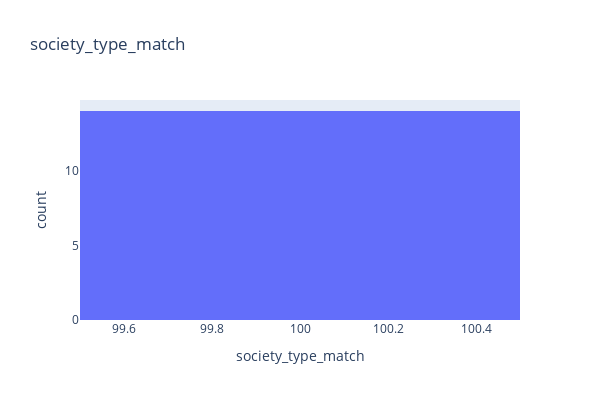
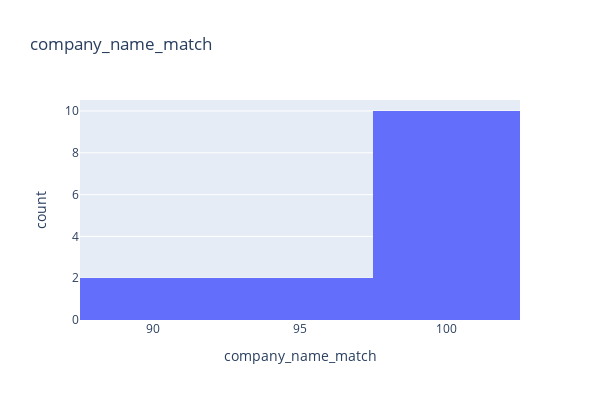
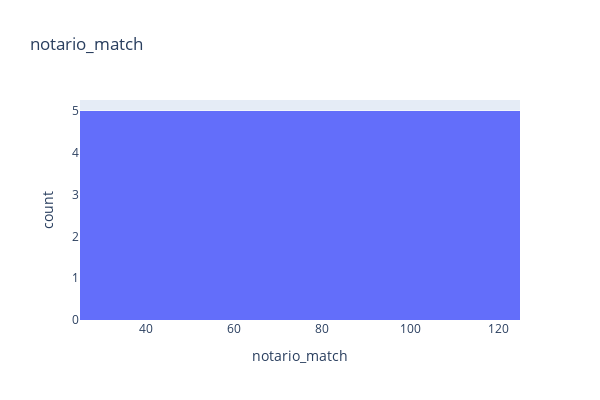
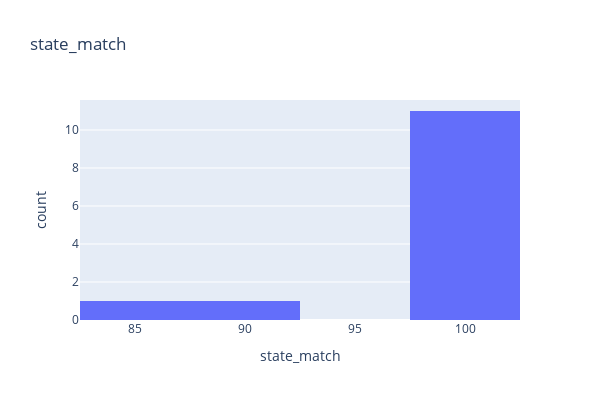

Write notebook code for charts like these, in order.
### Code cell
match_cols = [col for col in df_merge.columns if 'match' in col]

for column in match_cols:
    fig = px.histogram(df_merge, x=column, title=column, width=600, height=400)
    fig.show()

### Figure 1 — Plotly figure (JSON) as saved in the notebook; plotly's stock layout.template omitted (floating-point values rounded to 4 significant figures)
{"data": [{"alignmentgroup": "True", "bingroup": "x", "hovertemplate": "society_type_match=%{x}<br>count=%{y}<extra></extra>", "legendgroup": "", "marker": {"color": "#636efa", "pattern": {"shape": ""}}, "name": "", "offsetgroup": "", "orientation": "v", "showlegend": false, "type": "histogram", "x": [100, 100, 100, 100, 100, 100, 100, 100, 100, 100, 100, 100, 100, 100], "xaxis": "x", "yaxis": "y"}], "layout": {"barmode": "relative", "height": 400, "legend": {"tracegroupgap": 0}, "title": {"text": "society_type_match"}, "width": 600, "xaxis": {"anchor": "y", "domain": [0, 1], "title": {"text": "society_type_match"}}, "yaxis": {"anchor": "x", "domain": [0, 1], "title": {"text": "count"}}}}

### Figure 2 — Plotly figure (JSON) as saved in the notebook; plotly's stock layout.template omitted (floating-point values rounded to 4 significant figures)
{"data": [{"alignmentgroup": "True", "bingroup": "x", "hovertemplate": "company_name_match=%{x}<br>count=%{y}<extra></extra>", "legendgroup": "", "marker": {"color": "#636efa", "pattern": {"shape": ""}}, "name": "", "offsetgroup": "", "orientation": "v", "showlegend": false, "type": "histogram", "x": [90.91, 100, 100, 100, 100, 93.33, 100, 100, 92, 100, 100, 97.37, 100, 100], "xaxis": "x", "yaxis": "y"}], "layout": {"barmode": "relative", "height": 400, "legend": {"tracegroupgap": 0}, "title": {"text": "company_name_match"}, "width": 600, "xaxis": {"anchor": "y", "domain": [0, 1], "title": {"text": "company_name_match"}}, "yaxis": {"anchor": "x", "domain": [0, 1], "title": {"text": "count"}}}}

### Figure 3 — Plotly figure (JSON) as saved in the notebook; plotly's stock layout.template omitted (floating-point values rounded to 4 significant figures)
{"data": [{"alignmentgroup": "True", "bingroup": "x", "hovertemplate": "notario_match=%{x}<br>count=%{y}<extra></extra>", "legendgroup": "", "marker": {"color": "#636efa", "pattern": {"shape": ""}}, "name": "", "offsetgroup": "", "orientation": "v", "showlegend": false, "type": "histogram", "x": [100, 100, 50, null, 95.83, 28.57, null, null, null, 28.57, 100, 96.3, 40, 42.86], "xaxis": "x", "yaxis": "y"}], "layout": {"barmode": "relative", "height": 400, "legend": {"tracegroupgap": 0}, "title": {"text": "notario_match"}, "width": 600, "xaxis": {"anchor": "y", "domain": [0, 1], "title": {"text": "notario_match"}}, "yaxis": {"anchor": "x", "domain": [0, 1], "title": {"text": "count"}}}}

### Figure 4 — Plotly figure (JSON) as saved in the notebook; plotly's stock layout.template omitted (floating-point values rounded to 4 significant figures)
{"data": [{"alignmentgroup": "True", "bingroup": "x", "hovertemplate": "state_match=%{x}<br>count=%{y}<extra></extra>", "legendgroup": "", "marker": {"color": "#636efa", "pattern": {"shape": ""}}, "name": "", "offsetgroup": "", "orientation": "v", "showlegend": false, "type": "histogram", "x": [100, 100, 100, 100, 100, 88.89, 100, 100, 85.71, 100, 100, 100, 100, null], "xaxis": "x", "yaxis": "y"}], "layout": {"barmode": "relative", "height": 400, "legend": {"tracegroupgap": 0}, "title": {"text": "state_match"}, "width": 600, "xaxis": {"anchor": "y", "domain": [0, 1], "title": {"text": "state_match"}}, "yaxis": {"anchor": "x", "domain": [0, 1], "title": {"text": "count"}}}}
